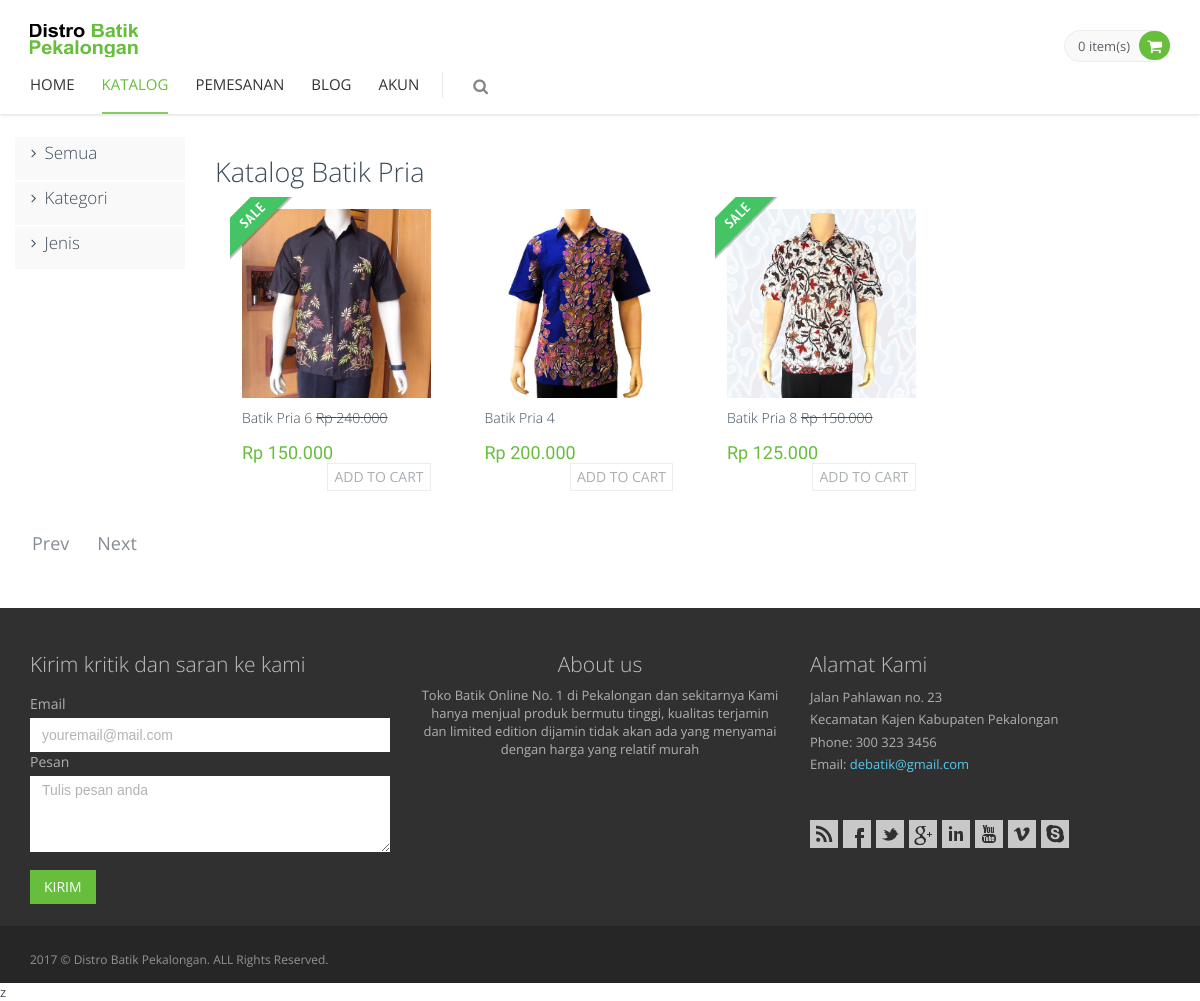
Page /index.php?page=pria on the committed database.
### tables this page shows
CREATE TABLE `barang` (
  `id_barang` int(11) NOT NULL,
  `id_kategori` int(11) NOT NULL,
  `id_jenis` int(11) NOT NULL,
  `nama_barang` varchar(50) NOT NULL,
  `ukuran` varchar(3) NOT NULL,
  `foto_barang` varchar(50) NOT NULL,
  `diskon` tinyint(4) NOT NULL,
  `harga` int(11) NOT NULL,
  `harga_diskon` int(11) NOT NULL,
  `deskripsi` text NOT NULL,
  `tanggal` date NOT NULL
);

### index.php (called while the page is built, shortened)
<?php require 'layout/head.php'; ?>
<?php include 'content.php'; ?>
<?php include 'layout/prefooter.php'; ?>
<?php require 'layout/footer.php'; ?>

### layout/kategori/pria.php (the view, shortened to what this page needs)
<div class="main">
  <div class="container" style="width: 100%;">
    <div class="row margin-bottom-40 ">
      <?php require 'layout/sidebar.php'; ?>
      <div class="col-md-10 col-sm-8">
        <h2>Katalog Batik Pria</h2>
        <?php
          $perpage = 8;
            if (isset($_GET['hal'])) {
              $page = $_GET['hal'];
            }else {
              $page = 1;
            }
            if ($page > 1) {
              $start = ($page * $perpage) - $perpage;
            }else {
              $start = 0;
            }
          $querypro = mysqli_query($connect, "SELECT * FROM barang a, jenis b, kategori c where a.id_kategori = c.id_kategori and a.id_jenis = b.id_jenis and a.id_kategori = 1  ORDER BY id_barang DESC LIMIT $start, $perpage");
          while ($datapro = mysqli_fetch_array($querypro)) {
            if ($datapro['diskon'] == 1) { ?>
              <form method="post" action="index.php?page=katalog&amp;id=<?php echo $datapro['id_barang']; ?>">
              <div class="col-md-3 margin-bottom-20">
              <div class="product-item">
                <div class="pi-img-wrapper">
                  <img src="img/produk/<?php echo $datapro['foto_barang']; ?>" class="img-responsive" alt="<?php echo $datapro['nama_barang']; ?>">
                </div>
                <div class="sticker sticker-sale"></div>
                <h3><a href="index.php?page=detail-diskon&id=<?php echo $datapro['id_barang']; ?>"><?php echo $datapro['nama_barang']; ?></a>&nbsp;<strike><?php echo "Rp ".number_format($datapro['harga'],0,".","."); ?></strike></h3>
                <div class="pi-price"><?php
                  if ($datapro['diskon'] == 0) {
                    echo "Rp ".number_format($datapro['harga'],0,".",".");
                  }else {
                    echo "Rp ".number_format($datapro['harga_diskon'],0,".",".");
                  }
                  ?>
                  </div>
                <input type="submit" name="addtocart" class="btn btn-default add2cart" value="Add to cart">
              </div>
            </div>
            </form>
           <?php }else { ?>
            <form method="post" action="index.php?page=katalog&amp;id=<?php echo $datapro['id_barang']; ?>">
            <div class="col-md-3 margin-bottom-20">
            <div class="product-item">
              <div class="pi-img-wrapper">
                <img src="img/produk/<?php echo $datapro['foto_barang']; ?>" class="img-responsive" alt="<?php echo $datapro['nama_barang']; ?>">
              </div>
              <h3><a href="index.php?page=detail&id=<?php echo $datapro['id_barang']; ?>"><?php echo $datapro['nama_barang']; ?></a></h3>
              <div class="pi-price"><?php
                if ($datapro['diskon'] == 0) {
                  echo "Rp ".number_format($datapro['harga'],0,".",".");
                }else {
                  echo "Rp ".number_format($datapro['harga_diskon'],0,".",".");
                }
                ?>
                </div>
              <input type="submit" name="addtocart" class="btn btn-default add2cart" value="Add to cart">
            </div>
          </div>
          </form>
          <?php }
        }
        ?>
      </div>
      <div class="container-fluid">
           <div class="row">
              <div class="col-xs-12">
                <nav>
                <ul class="pagination pagination-lg">
                  <?php
                      $query = mysqli_query($connect, "SELECT * FROM barang");
                      $jmlbaris = mysqli_num_rows($query);
                      $halaman = ceil($jmlbaris/$perpage);
                      for($i = 1; $i <=$halaman; $i++){
                        if ($i > 1) {
                          echo "<li><a href='index.php?page=katalog&hal=$prev'> Prev </a></li>";
                          echo "<li class='pull-right'><a href='index.php?page=katalog&hal=$next'> Next </a></li>";
                        }
                      }
                   ?>
                </ul>
              </nav>
            </div>
         </div>
      </div>
    </div>
  </div>
</div>

### assets/frontend/layout/css/style.css (style rules this page uses)
h1, h2, h3, h4, h5, h6 { font: 300 'Open Sans', sans-serif; margin: 0 0 10px; }
a { color: #E02222; }
a, a:focus, a:hover, a:active { outline: 0; text-decoration: none; }
.margin-bottom-20 { margin-bottom: 20px !important; }
.margin-bottom-40 { margin-bottom: 40px !important; }
.pagination { border-radius: 0; margin: 0; }
.pagination > li { display: inline-block; margin-left: 5px; }
.pagination > li > a, .pagination > li > span, .pagination > li:first-child > a, .pagination > li:first-child > span, .pagination > li:last-child > a, .pagination > li:last-child > span { border-radius: 25px !important; border: none; color: #868c93; }
.pagination > li:first-child > a, .pagination > li:last-child > a { padding: 4px 12px 8px; }

### assets/frontend/pages/css/style-shop.css (style rules this page uses)
.product-item { padding: 12px 12px 16px; background: #fff; position: relative; }
.product-item:after { content: "."; display: block; height: 0; clear: both; visibility: hidden; font-size: 0; line-height:0; }
.sticker { position: absolute; top: 0; left: 0; width: 63px; height: 63px; }
.sticker-sale { background: url(../../layout/img/sale.png) no-repeat; }
.pi-img-wrapper { position: relative; }
.product-item h3 { font: 300 14px 'Open Sans', sans-serif; padding-top: 10px; padding-bottom: 4px; }
.product-item h3 a { color: #3e4d5c; }
.pi-price { color: #e84d1c; font: 18px 'PT Sans Narrow', sans-serif; float: left; padding-top: 1px; }
.product-item .add2cart { float: right; color: #a8aeb3; border: 1px #ededed solid; padding: 3px 6px; }
.btn { text-transform: uppercase; }

### assets/frontend/layout/css/themes/green.css (style rules this page uses)
a { color: #67bd3c; }
.pi-price { color: #67bd3c; }

### rows in the picture
barang: foto_barang (picture), diskon 1 (drawn), nama_barang "Batik Pria 6", harga "240.000", harga_diskon "150.000"
barang: foto_barang (picture), nama_barang "Batik Pria 4", harga "200.000"
barang: foto_barang (picture), diskon 1 (drawn), nama_barang "Batik Pria 8", harga "150.000", harga_diskon "125.000"

### other values in the picture
count($_SESSION['shopping_cart']) "0"
$akun "AKUN"
